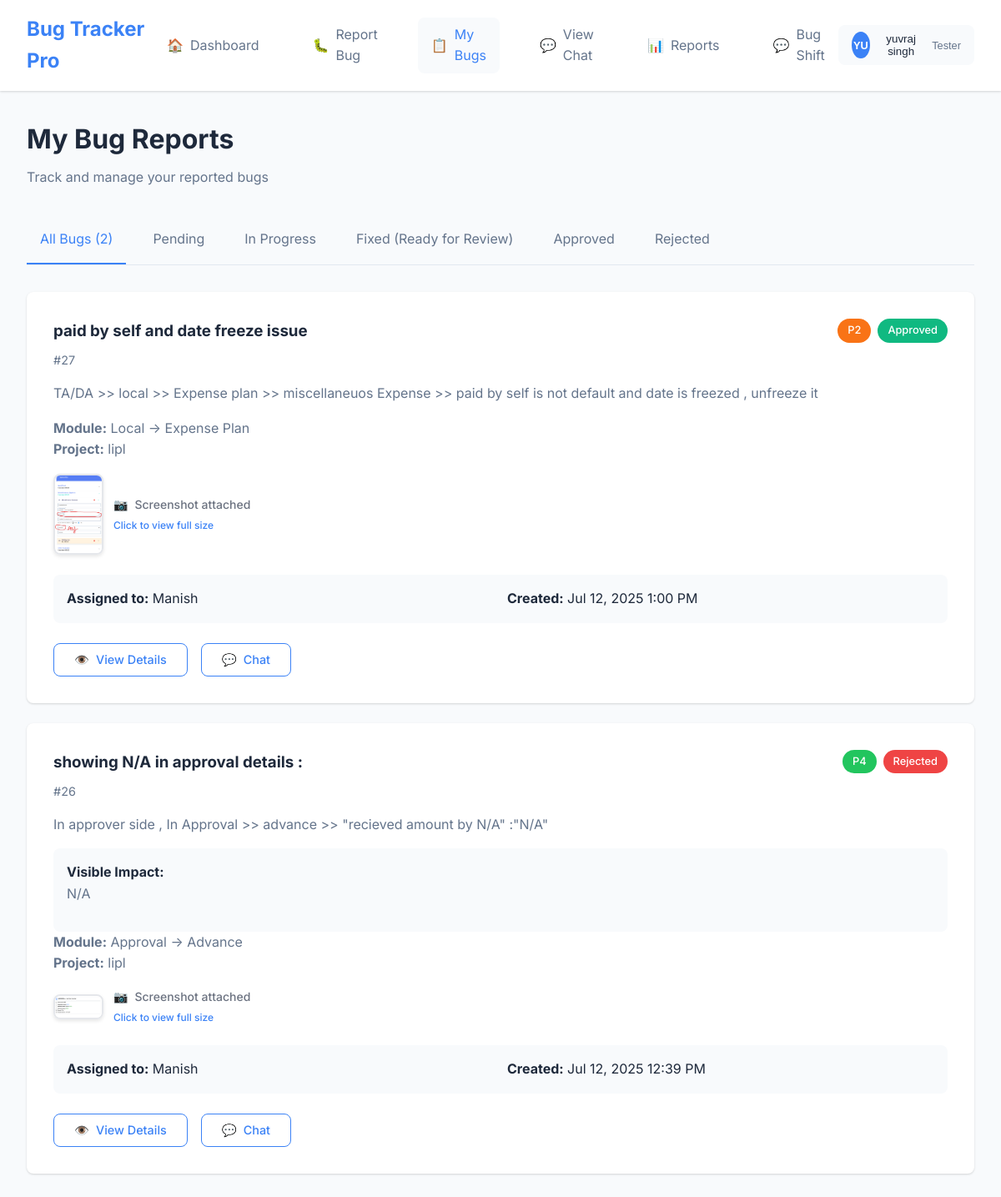
/my_bugs.php (signed in), run on the app's committed database.
### tables this page shows
CREATE TABLE `bug_tickets` (
  `id` int NOT NULL,
  `title` varchar(500) NOT NULL,
  `description` text NOT NULL,
  `priority` enum('P1','P2','P3','P4') NOT NULL,
  `visible_impact` text,
  `screenshot` varchar(255) DEFAULT NULL,
  `assigned_dev_id` int DEFAULT NULL,
  `created_by` int NOT NULL,
  `status` enum('pending','in_progress','fixed','approved','rejected') DEFAULT 'pending',
  `created_at` timestamp NOT NULL DEFAULT CURRENT_TIMESTAMP,
  `updated_at` timestamp NOT NULL DEFAULT CURRENT_TIMESTAMP ON UPDATE CURRENT_TIMESTAMP,
  `module` varchar(255) DEFAULT NULL,
  `submodule` varchar(255) DEFAULT NULL,
  `project_id` int DEFAULT NULL
);

CREATE TABLE `projects` (
  `id` int NOT NULL,
  `name` varchar(255) NOT NULL,
  `created_at` timestamp NOT NULL DEFAULT CURRENT_TIMESTAMP,
  `updated_at` timestamp NOT NULL DEFAULT CURRENT_TIMESTAMP ON UPDATE CURRENT_TIMESTAMP
);

CREATE TABLE `users` (
  `id` int NOT NULL,
  `name` varchar(255) NOT NULL,
  `email` varchar(255) NOT NULL,
  `password` varchar(255) NOT NULL,
  `role` enum('tester','developer','admin') NOT NULL DEFAULT 'tester',
  `created_at` timestamp NOT NULL DEFAULT CURRENT_TIMESTAMP,
  `updated_at` timestamp NOT NULL DEFAULT CURRENT_TIMESTAMP ON UPDATE CURRENT_TIMESTAMP
);

### config.php (called while the page is built, shortened)
<?php
function formatDate($date) {
    return date('M d, Y g:i A', strtotime($date));
}
function getPriorityColor($priority) {
    switch($priority) {
        case 'P2': return '#f97316';
        case 'P4': return '#22c55e';
    }
}
function getStatusColor($status) {
    switch($status) {
        case 'approved': return '#10b981';
        case 'rejected': return '#ef4444';
    }
}
?>

### my_bugs.php (the view, shortened to what this page needs)
<?php
require_once 'config.php';
$status = $_GET['status'] ?? 'all';
$page = max(1, intval($_GET['page'] ?? 1));
$limit = 10;
$offset = ($page - 1) * $limit;
$whereClause = "WHERE created_by = ?";
$params = [$_SESSION['user_id']];
$bugs = [];
$totalBugs = 0;
try {
    $stmt = $pdo->prepare("SELECT COUNT(*) as total FROM bug_tickets $whereClause");
    $stmt->execute($params);
    $totalBugs = $stmt->fetch()['total'];
    $stmt = $pdo->prepare("
        SELECT bt.*,
               u.name as developer_name,
               u.email as developer_email,
               p.name as project_name
        FROM bug_tickets bt
        LEFT JOIN users u ON bt.assigned_dev_id = u.id
        LEFT JOIN projects p ON bt.project_id = p.id
        $whereClause
        ORDER BY bt.created_at DESC
        LIMIT $limit OFFSET $offset
    ");
    $stmt->execute($params);
    $bugs = $stmt->fetchAll();
} catch (PDOException $e) {
    $error = 'Failed to load bugs';
}
?>
<!DOCTYPE html>
<html lang="en">
<head>
    <link rel="stylesheet" href="assets/css/style.css">
</head>
<body>
    <div class="app-container">
        <?php include 'includes/navbar.php'; ?>
        <main class="main-content">
            <div class="page-header">
                <h1>My Bug Reports</h1>
                <p>Track and manage your reported bugs</p>
            </div>
            <div class="filter-tabs">
                <a href="?status=all" class="filter-tab <?php echo ($status == 'all') ? 'active' : ''; ?>">
                    All Bugs (<?php echo $totalBugs; ?>)
                </a>
                <a href="?status=pending" class="filter-tab <?php echo ($status == 'pending') ? 'active' : ''; ?>">
                    Pending
                </a>
                <a href="?status=in_progress" class="filter-tab <?php echo ($status == 'in_progress') ? 'active' : ''; ?>">
                    In Progress
                </a>
                <a href="?status=fixed" class="filter-tab <?php echo ($status == 'fixed') ? 'active' : ''; ?>">
                    Fixed (Ready for Review)
                </a>
                <a href="?status=approved" class="filter-tab <?php echo ($status == 'approved') ? 'active' : ''; ?>">
                    Approved
                </a>
                <a href="?status=rejected" class="filter-tab <?php echo ($status == 'rejected') ? 'active' : ''; ?>">
                    Rejected
                </a>
            </div>
            <div class="bugs-container">
                <?php if (empty($bugs)): ?>
                    <div class="empty-state">
                        <div class="empty-icon">🐛</div>
                        <h3>No bugs found</h3>
                        <p>
                            <?php if ($status == 'all'): ?>
                                You haven't reported any bugs yet. <a href="create_bug.php">Report your first bug</a>
                            <?php else: ?>
                                No bugs with "<?php echo $status; ?>" status found.
                            <?php endif; ?>
                        </p>
                    </div>
                <?php else: ?>
                    <div class="bugs-grid">
                        <?php foreach ($bugs as $bug): ?>
                            <div class="bug-card-detailed">
                                <div class="bug-card-header">
                                    <div class="bug-title">
                                        <h3><?php echo htmlspecialchars($bug['title']); ?></h3>
                                        <div class="bug-id">#<?php echo $bug['id']; ?></div>
                                    </div>
                                    <div class="bug-badges">
                                        <span class="priority-badge" style="background-color: <?php echo getPriorityColor($bug['priority']); ?>">
                                            <?php echo $bug['priority']; ?>
                                        </span>
                                        <span class="status-badge" style="background-color: <?php echo getStatusColor($bug['status']); ?>">
                                            <?php echo ucfirst(str_replace('_', ' ', $bug['status'])); ?>
                                        </span>
                                    </div>
                                </div>
                                <div class="bug-description">
                                    <p><?php echo htmlspecialchars(substr($bug['description'], 0, 200)) . (strlen($bug['description']) > 200 ? '...' : ''); ?></p>
                                    <?php if ($bug['visible_impact']): ?>
                                        <div class="visible-impact">
                                            <strong>Visible Impact:</strong>
                                            <p><?php echo htmlspecialchars($bug['visible_impact']); ?></p>
                                        </div>
                                    <?php endif; ?>
                                    <div class="bug-module-info">
                                        <strong>Module:</strong> <?php echo htmlspecialchars($bug['module'] ?? 'N/A'); ?> → <?php echo htmlspecialchars($bug['submodule'] ?? 'N/A'); ?>
                                    </div>
                                    <div class="bug-project-info">
                                        <strong>Project:</strong> <?php echo htmlspecialchars($bug['project_name'] ?? 'N/A'); ?>
                                    </div>
                                    <?php if ($bug['screenshot']): ?>
                                        <div class="bug-screenshot">
                                            <img src="<?php echo UPLOAD_DIR . $bug['screenshot']; ?>"
                                                 alt="Bug Screenshot"
                                                 class="bug-screenshot-thumbnail"
                                                 onclick="openModal('<?php echo UPLOAD_DIR . $bug['screenshot']; ?>')">
                                            <div class="screenshot-info">
                                                <span class="screenshot-label">
                                                    <span class="screenshot-icon">📷</span>Screenshot attached
                                                </span>
                                                <a href="javascript:void(0)"
                                                   onclick="openModal('<?php echo UPLOAD_DIR . $bug['screenshot']; ?>')"
                                                   class="screenshot-action">Click to view full size</a>
                                            </div>
                                        </div>
                                    <?php endif; ?>
                                </div>
                                <div class="bug-meta">
                                    <div class="bug-developer">
                                        <strong>Assigned to:</strong>
                                        <?php echo $bug['developer_name'] ? htmlspecialchars($bug['developer_name']) : 'Unassigned'; ?>
                                    </div>
                                    <div class="bug-date">
                                        <strong>Created:</strong> <?php echo formatDate($bug['created_at']); ?>
                                    </div>
                                </div>
                                <div class="bug-actions">
                                    <a href="view_bug.php?id=<?php echo $bug['id']; ?>" class="btn btn-outline">
                                        <span>👁️</span> View Details
                                    </a>
                                    <a href="chat_bug.php?id=<?php echo $bug['id']; ?>" class="btn btn-outline">
                                        <span>💬</span> Chat
                                    </a>
                                </div>
                            </div>
                        <?php endforeach; ?>
                    </div>
                <?php endif; ?>
            </div>
        </main>
    </div>
</body>
</html>

### assets/css/style.css (style rules this page uses)
:root { --primary-color: #3b82f6; --primary-hover: #2563eb; --secondary-color: #64748b; --success-color: #10b981; --warning-color: #f59e0b; --error-color: #ef4444; --background-color: #f8fafc; --surface-color: #ffffff; --text-primary: #1e293b; --text-secondary: #64748b; --border-color: #e2e8f0; --border-radius: 8px; --box-shadow: 0 1px 3px 0 rgba(0, 0, 0, 0.1), 0 1px 2px 0 rgba(0, 0, 0, 0.06); --box-shadow-lg: 0 10px 15px -3px rgba(0, 0, 0, 0.1), 0 4px 6px -2px rgba(0, 0, 0, 0.05); }
* { margin: 0; padding: 0; box-sizing: border-box; }
body { font-family: 'Inter', -apple-system, BlinkMacSystemFont, 'Segoe UI', Roboto, sans-serif; background-color: var(--background-color); color: var(--text-primary); line-height: 1.6; }
.btn { display: inline-flex; align-items: center; gap: 0.5rem; padding: 0.75rem 1.5rem; border: none; border-radius: var(--border-radius); font-weight: 500; text-decoration: none; cursor: pointer; transition: all 0.3s ease; font-size: 0.9rem; line-height: 1; }
.btn-outline { background: transparent; color: var(--primary-color); border: 1px solid var(--primary-color); }
.app-container { display: flex; flex-direction: column; min-height: 100vh; }
.main-content { flex: 1; padding: 2rem; max-width: 1200px; margin: 0 auto; width: 100%; }
.bug-meta { display: flex; gap: 0.5rem; }
.priority-badge, .status-badge { padding: 0.25rem 0.75rem; border-radius: 20px; font-size: 0.8rem; font-weight: 500; color: white; }
.bug-description { color: var(--text-secondary); margin-bottom: 1rem; }
.page-header { margin-bottom: 2rem; }
.page-header h1 { font-size: 2rem; margin-bottom: 0.5rem; color: var(--text-primary); }
.page-header p { color: var(--text-secondary); }
.filter-tabs { display: flex; gap: 1rem; margin-bottom: 2rem; border-bottom: 1px solid var(--border-color); }
.filter-tab { padding: 1rem; text-decoration: none; color: var(--text-secondary); border-bottom: 2px solid transparent; transition: all 0.3s ease; }
.filter-tab:hover, .filter-tab.active { color: var(--primary-color); border-bottom-color: var(--primary-color); }
.bugs-container { margin-top: 2rem; }
.bugs-grid { display: grid; gap: 1.5rem; }
.bug-card-detailed { background: var(--surface-color); padding: 2rem; border-radius: var(--border-radius); box-shadow: var(--box-shadow); }
.bug-card-header { display: flex; justify-content: space-between; align-items: flex-start; margin-bottom: 1rem; }
.bug-title { flex: 1; }
.bug-title h3 { color: var(--text-primary); margin-bottom: 0.5rem; }
.bug-id { color: var(--text-secondary); font-size: 0.9rem; }
.bug-badges { display: flex; gap: 0.5rem; }
.bug-description { margin-bottom: 1.5rem; }
.bug-description p { color: var(--text-secondary); line-height: 1.6; margin-bottom: 1rem; }
.visible-impact { background: var(--background-color); padding: 1rem; border-radius: var(--border-radius); margin-top: 1rem; }
.visible-impact strong { color: var(--text-primary); }
.bug-screenshot { margin-top: 1rem; }
.bug-screenshot img { max-width: 100%; height: auto; border-radius: var(--border-radius); cursor: pointer; transition: transform 0.3s ease; }
.bug-meta { display: grid; grid-template-columns: 1fr 1fr; gap: 1rem; margin-bottom: 1.5rem; padding: 1rem; background: var(--background-color); border-radius: var(--border-radius); }
.bug-meta strong { color: var(--text-primary); }
.bug-actions { display: flex; gap: 1rem; }

### my_bugs.php (style rules this page uses)
.bug-screenshot { margin: 1rem 0; display: flex; align-items: center; gap: 0.75rem; }
.bug-screenshot-thumbnail { width: 60px; height: 60px; border-radius: 8px; object-fit: cover; border: 2px solid #e5e7eb; cursor: pointer; transition: all 0.2s ease; box-shadow: 0 2px 4px rgba(0, 0, 0, 0.1); }
.screenshot-info { display: flex; flex-direction: column; gap: 0.25rem; }
.screenshot-label { font-size: 0.875rem; color: #6b7280; font-weight: 500; }
.screenshot-action { font-size: 0.75rem; color: #3b82f6; text-decoration: none; font-weight: 500; }
.screenshot-icon { display: inline-block; margin-right: 0.5rem; color: #6b7280; }

### data on the page
bug_tickets: title "paid by self and date freeze issue", id "27", priority "P2", status "Approved", description "TA/DA >> local >> Expense plan >> miscellaneuos Expense >> paid by self is not default and date is freezed , unfreeze it", module "Local", submodule "Expense Plan", project.name "lipl", screenshot (picture), assigned_dev.name "Manish", created_at "Jul 12, 2025 1:00 PM"
bug_tickets: title "showing N/A in approval details :", id "26", priority "P4", status "Rejected", description "In approver side , In Approval >> advance >> \"recieved amount by N/A\" :\"N/A\"", visible_impact "N/A", module "Approval", submodule "Advance", project.name "lipl", screenshot (picture), assigned_dev.name "Manish", created_at "Jul 12, 2025 12:39 PM"

### other printed values
SITE_NAME "Bug Tracker Pro"
substr($_SESSION['user_name'], 0, 2) "YU"
$_SESSION['user_name'] "yuvraj singh"
getUserRole() "Tester"
$totalBugs "2"
